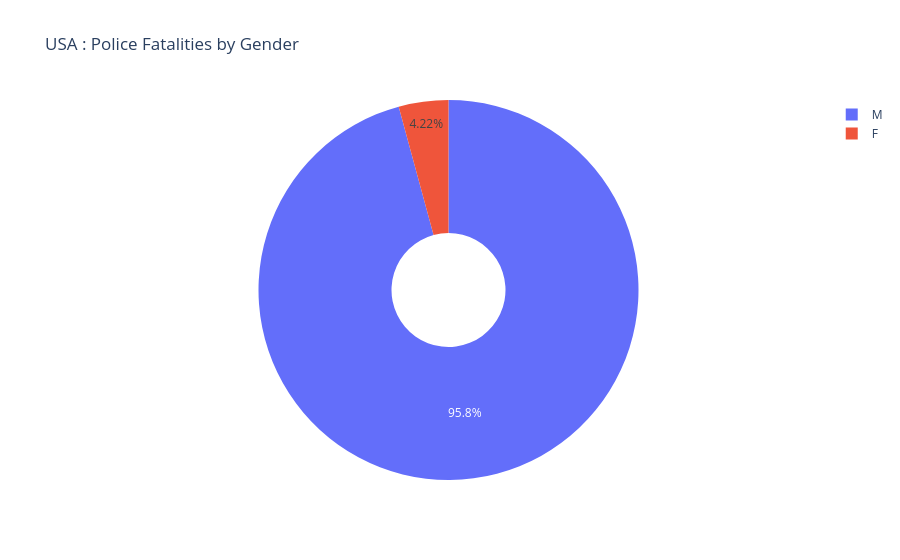

Notebook code cell kept with this figure:
### Code cell
fig = px.pie(df_fatalities_gender, 
                values=df_fatalities_gender.values, 
                names=df_fatalities_gender.index,
                title="USA : Police Fatalities by Gender",
                hole = 0.3)
fig.show()

### Figure 1 — Plotly figure (JSON) as saved in the notebook; plotly's stock layout.template omitted (floating-point values rounded to 4 significant figures)
{"data": [{"domain": {"x": [0, 1], "y": [0, 1]}, "hole": 0.3, "hovertemplate": "label=%{label}<br>value=%{value}<extra></extra>", "labels": ["F", "M"], "legendgroup": "", "name": "", "showlegend": true, "type": "pie", "values": [107, 2428]}], "layout": {"legend": {"tracegroupgap": 0}, "title": {"text": "USA : Police Fatalities by Gender"}}}
